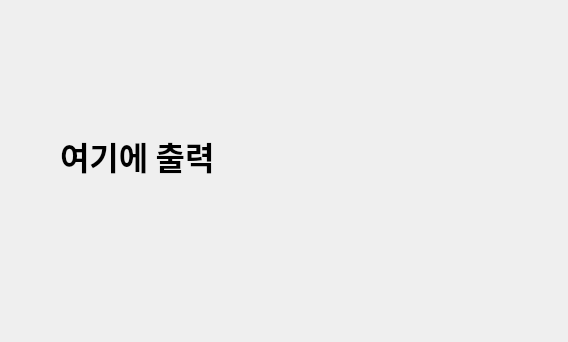
<?xml version="1.0" encoding="UTF-8"?>
<ui version="4.0">
 <class>Dialog</class>
 <widget class="QDialog" name="Dialog">
  <property name="geometry">
   <rect>
    <x>0</x>
    <y>0</y>
    <width>568</width>
    <height>342</height>
   </rect>
  </property>
  <property name="windowTitle">
   <string>Dialog</string>
  </property>
  <widget class="QLabel" name="label">
   <property name="geometry">
    <rect>
     <x>60</x>
     <y>100</y>
     <width>421</width>
     <height>111</height>
    </rect>
   </property>
   <property name="font">
    <font>
     <family>맑은 고딕</family>
     <pointsize>24</pointsize>
     <weight>75</weight>
     <bold>true</bold>
    </font>
   </property>
   <property name="text">
    <string>여기에 출력</string>
   </property>
  </widget>
 </widget>
 <resources/>
 <connections/>
</ui>
